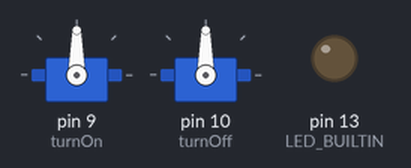
The sketch below on a simulated Arduino Uno, built with avr-gcc and run on an emulated ATmega328P. Shown: 2 × servo, output pins drawn as LEDs (lit = HIGH).

Above: at 0.1 s.
At 0.5 s:
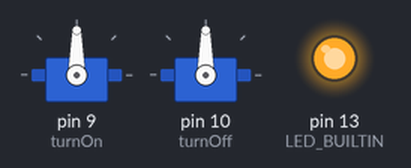
Timing chart, 0 to 2.1 s (numbered marks = the images above):
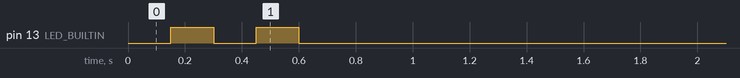

The sketch:

IOTProjectFinalCode.ino
```cpp
#include <Servo.h>

Servo turnOn;
Servo turnOff;


int pos = 0;

void setup() {

  //initialises two servos
  turnOn.attach(9); // Turn on Activates one servo which will be used to turn on the heat
  turnOff.attach(10);  // Turn off Activates one servo which will be used to turn off the heat

  // Start our connection
  Serial.begin(9600);
  pinMode(LED_BUILTIN, OUTPUT);
  digitalWrite(LED_BUILTIN, HIGH); // turn on Led while connecting

  // Show a fancy flash pattern once connected
  digitalWrite(LED_BUILTIN, LOW);
  delay(150);
  digitalWrite(LED_BUILTIN,HIGH);
  delay(150);
  digitalWrite(LED_BUILTIN,LOW);
  delay(150);
  digitalWrite(LED_BUILTIN,HIGH);
  delay(150);
  digitalWrite(LED_BUILTIN,LOW);
  delay(150);

}

void loop() {
 // If windows forms returns "on" loop sweeps servo #1
 char command = Serial.read();
  if (command == "on") {
    for (pos = 0; pos <= 180; pos += 1) { // goes from 0 degrees to 180 degrees
    // in steps of 1 degree
      turnOn.write(pos);              // tell servo to go to position in variable 'pos'
      delay(15);                       // waits 15ms for the servo to reach the position
    }
    for (pos = 180; pos >= 0; pos -= 1) { // goes from 180 degrees to 0 degrees
      turnOn.write(pos);              // tell servo to go to position in variable 'pos'
      delay(15);                       // waits 15ms for the servo to reach the position
    }
   }

  // If windows forms returns "off" loop sweeps servo #2
  if (command == "off") {
    for (pos = 0; pos <= 180; pos += 1) { // goes from 0 degrees to 180 degrees
    // in steps of 1 degree
      turnOff.write(pos);              // tell servo to go to position in variable 'pos'
      delay(15);                       // waits 15ms for the servo to reach the position
    }
    for (pos = 180; pos >= 0; pos -= 1) { // goes from 180 degrees to 0 degrees
      turnOff.write(pos);              // tell servo to go to position in variable 'pos'
      delay(15);                       // waits 15ms for the servo to reach the position
    }
  }
}
```
